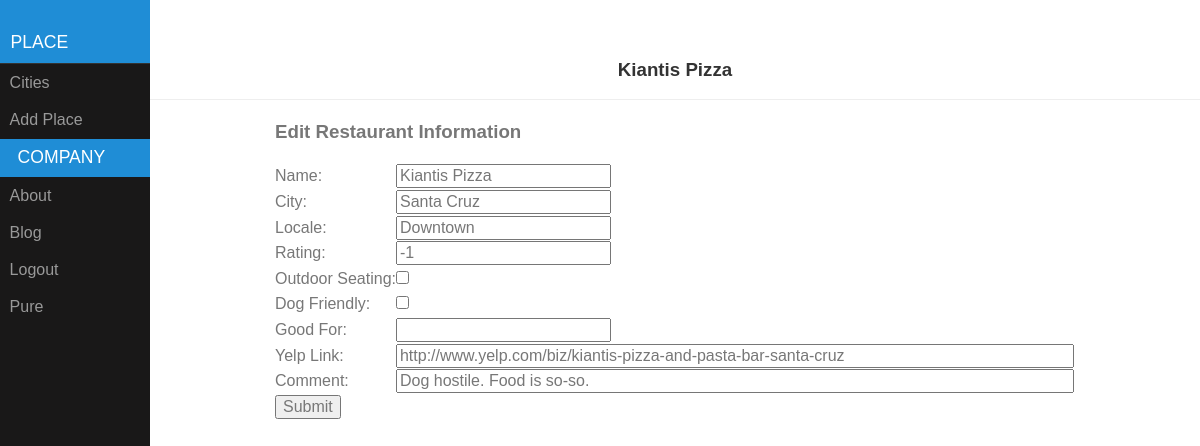
Screenshot of /places/edit/1/ (signed in) with the database file from the repository.
### places/models.py (models this page shows, shortened)
class Place(models.Model):
    user = models.ForeignKey(User)
    name = models.CharField(max_length=100)
    locale = models.CharField(max_length=100)
    city = models.CharField(max_length=100)
    outdoor = models.BooleanField(default=False, blank=True)
    dog_friendly = models.BooleanField(default=False, blank=True)
    rating = models.IntegerField(default=0)
    want_to_go = models.BooleanField(default=False, blank=True)
    good_for = models.CharField(max_length=50, blank=True)
    comment = models.CharField(max_length=200, blank=True)
    yelp = models.CharField(max_length=200, blank=True)
    class Meta:
        app_label = 'places'

### places/views.py (the view)
# urls.py: url(r'^edit/(?P<place_id>[\d]+)/$', views.place_edit, name='place_edit'),
@login_required
def place_edit(request, place_id):
    place = Place.objects.get(id=place_id)
    return render(request, 'places/place_edit.html', {'p': place})

### places/templates/places/place_edit.html (shortened to what this page needs)
{% extends 'places/menu_base.html' %}
{% block header %}
    <h3>{{ p.name }}</h3>
{% endblock %}
{% block content %}
    	<h3>Edit Restaurant Information</h3>
        <form action="/places/save/{{ p.id }}/" method="post">
    	<table>
            <tr>
                <td>Name:</td><td><input type="text" name="name" value="{{ p.name }}"></td>
            </tr>
            <tr>
                <td>City:</td><td><input type="text" name="city" value="{{ p.city }}"></td>
            </tr>
            <tr>
                <td>Locale:</td><td><input type="text" name="locale" value="{{ p.locale }}"></td>
            </tr>
            <tr>
                <td>Rating:</td><td><input type="text" name="rating" value={{ p.rating }}></td>
            </tr>
            <tr>
                <td>Outdoor Seating:</td><td><input type="checkbox" name="outdoor" {% if p.outdoor %}checked{% endif %}></td>
            </tr>
            <tr>
                <td>Dog Friendly:</td><td><input type="checkbox" name="dog_friendly" {% if p.dog_friendly %}checked{% endif %}></td>
            </tr>
            <tr>
                <td>Good For:</td><td><input type="text" name="good_for" value="{{ p.good_for }}"></td>
            </tr>
            <tr>
                <td>Yelp Link:</td><td><input type="text" name="yelp" value="{{ p.yelp }}" size="70"></td>
            </tr>
            <tr>
                <td>Comment:</td><td><input type="text" name="comment" value="{{ p.comment }}" size="70"></td>
            </tr>
    	</table>
        <input type="submit" value="Submit">
        </form>
    </div>
{% endblock content %}

### static/pure-min.css (style rules this page uses)
html { font-family:sans-serif;-ms-text-size-adjust:100%;-webkit-text-size-adjust:100% }
body { margin:0 }
button,input,optgroup,select,textarea { color:inherit;font:inherit;margin:0 }
button,html input[type=button],input[type=reset],input[type=submit] { -webkit-appearance:button;cursor:pointer }
input { line-height:normal }
input[type=checkbox],input[type=radio] { box-sizing:border-box;padding:0 }
table { border-collapse:collapse;border-spacing:0 }
td,th { padding:0 }

### static/side-menu.css (style rules this page uses)
body { color: #777; }

### rows the page displays
Place: name "Kiantis Pizza", city "Santa Cruz", locale "Downtown", rating "-1", yelp "http://www.yelp.com/biz/kiantis-pizza-and-pasta-bar-santa-cruz", comment "Dog hostile. Food is so-so."
